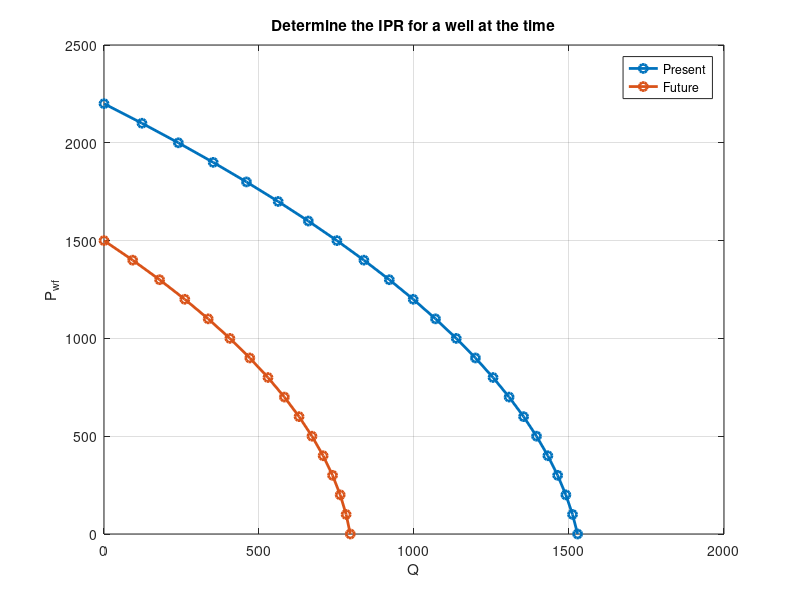

Recreate this plot in MATLAB.
%Behrad Bolkhari     Student Number:9919653       Dr Mahdi Imanian
clc
clear
close all
Pbar = [2200 1500];
J(1) = 1.25;
mu0 = [3.55 3.85];
Bo = [1.2 1.15];
Kro = [0.82 0.65];

J(2) = J(1)*((Kro(2)/(Bo(2)*mu0(2)))/(Kro(1)/(Bo(1)*mu0(1))));

Pwf1 = 2200:-100:0;
Pwf2 = 1500:-100:0;

Q1 = (J(1)*Pbar(1)/1.8)*((1-0.2*(Pwf1/Pbar(1))-0.8*(Pwf1/Pbar(1)).^2));
Q2 = (J(2)*Pbar(2)/1.8)*((1-0.2*(Pwf2/Pbar(2))-0.8*(Pwf2/Pbar(2)).^2));

figure(1)
plot(Q1,Pwf1,'-o','linewidth',2)
hold on
plot(Q2,Pwf2,'-o','linewidth',2)
grid on
xlabel('Q')
ylabel('P_w_f')
legend('Present','Future')
title('Determine the IPR for a well at the time')
